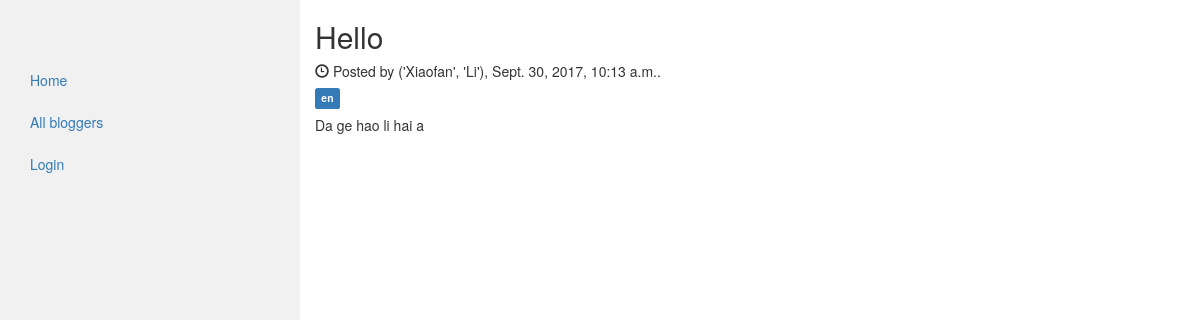
/20/detail/, run on an earlier commit of the app's database.
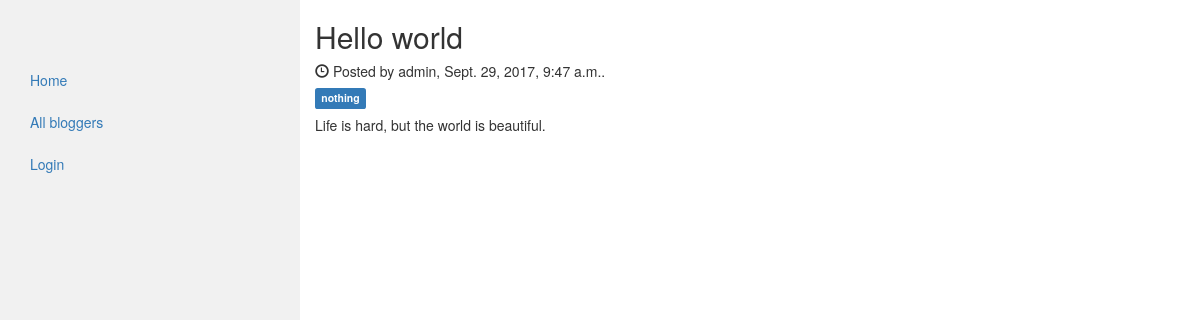
And on a later commit of the database.
### blog/models.py (models this page shows, shortened)
class MyPost(models.Model):
    author = models.ForeignKey(settings.AUTH_USER_MODEL, on_delete=models.CASCADE)
    title = models.CharField(max_length=100)
    content = models.TextField(blank=True)
    tags = models.CharField(max_length=20, null=True, blank=True)
    published_time = models.DateTimeField(default=timezone.now)
    created_time = models.DateTimeField(default=timezone.now)
    is_draft = models.BooleanField(default=False)
    is_private = models.BooleanField(default=False)
    can_be_edited = models.BooleanField(default=False)
    allow_comment = models.BooleanField(default=True)
    class Meta:
        ordering = ['published_time']

### my_auth/models.py (models this page shows)
class User(auth_models.AbstractUser):
    email = models.EmailField(_('email address'), unique=True)

### blog/views.py (the view)
# urls.py: url(r'^(?P<pk>\d+)/detail/$', views.blog_detail, name='blog_detail'),
def blog_detail(request, pk):
    blog_instance = get_object_or_404(models.MyPost, pk=pk)
    template_name = 'blog/blog_detail.html'
    if blog_instance.author.username == request.user.username or request.user.is_superuser:
        blog_instance.can_be_edited = True
    context = {
        'blog': blog_instance,
    }
    return render(request, template_name, context)

### blog/templatetags/blog_tag.py (called while the page is built)
@register.simple_tag
def real_name_or_username(blog):
    if blog.author.first_name and blog.author.last_name:
        return format_html('%s' % blog.author.first_name), format_html(blog.author.last_name)
    else:
        return blog.author.username

### blog/templates/blog/blog_detail.html (shortened to what this page needs)
<!DOCTYPE html>
<html lang="en">
{% extends 'blog/base.html' %}
{% load blog_tag %}
{% block content %}
            <h2>{{ blog.title }}</h2>
            <h5><span class="glyphicon glyphicon-time"></span> Posted by {% real_name_or_username blog %}, {{ blog.published_time }}.</h5>
            <h5><span class="label label-primary">{{ blog.tags }}</span></h5>
            <p>{{ blog.content }}</p>
{% endblock %}

What changed in the data, as far as the page shows it:
changed MyPost: title "Hello" → "Hello world"; author.username "('Xiaofan', 'Li')" → "admin"; published_time "Sept. 30, 2017, 10:13 a.m." → "Sept. 29, 2017, 9:47 a.m."; tags "en" → "nothing"; content "Da ge hao li hai a" → "Life is hard, but the world is beautiful."
